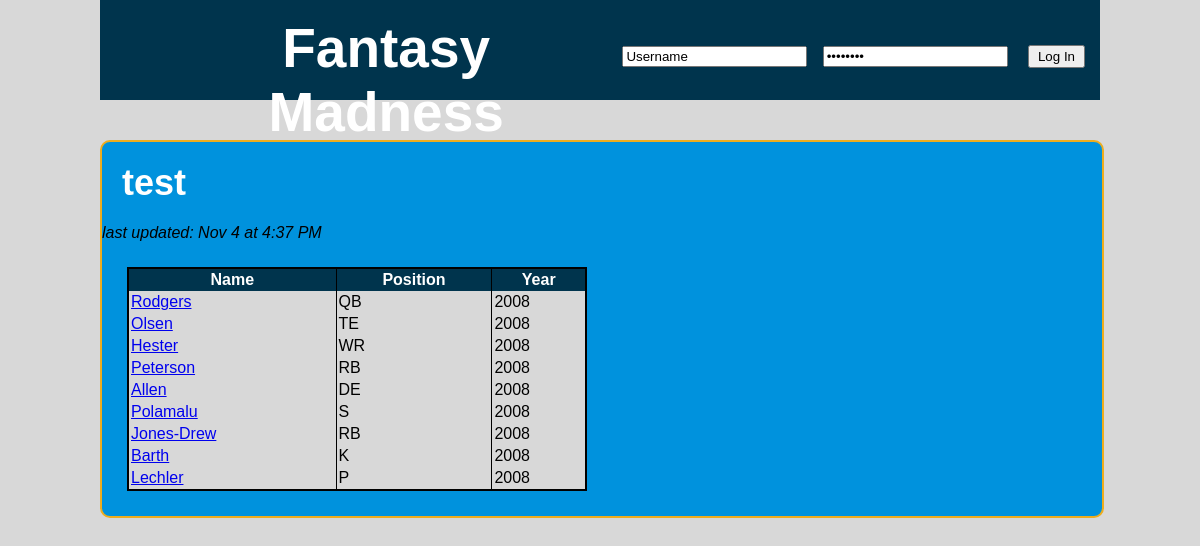
The page /testing.php?year=2008 on the database its author committed.
### tables this page shows
CREATE TABLE NFL_PLAYED (
	player_id BIGINT,
	team_id BIGINT,
	played_year YEAR,
	played_pay INT,
	CONSTRAINT nfl_played_player_id_fk FOREIGN KEY (player_id) REFERENCES nfl_player(player_id),
	CONSTRAINT nfl_played_team_id_fk FOREIGN KEY (team_id) REFERENCES nfl_team(team_id),
	CONSTRAINT PRIMARY KEY (player_id, team_id, played_year)
);

CREATE TABLE NFL_PLAYER (
	player_id BIGINT AUTO_INCREMENT PRIMARY KEY,
	player_first VARCHAR(30),
	player_last VARCHAR(30),
	player_dob DATE,
	position_id BIGINT,
	CONSTRAINT nfl_player_pos_id_fk FOREIGN KEY (position_id) REFERENCES nfl_position(position_id)
);

CREATE TABLE NFL_POSITION (
	position_id BIGINT AUTO_INCREMENT PRIMARY KEY,
	position_abbr VARCHAR(5),
	position_name VARCHAR(30)
);

### testing.php (the view, shortened to what this page needs)
<!DOCTYPE html PUBLIC "-//W3C//DTD XHTML 1.0 Transitional//EN" "http://www.w3.org/TR/xhtml1/DTD/xhtml1-transitional.dtd">
<html xmlns="http://www.w3.org/1999/xhtml">
<head>
	<link rel="stylesheet" type="text/css" href="CSS/display.css" />
</head>
<?php
$team=$_REQUEST["team"];
if (!ctype_alpha($team)) {
	$team="";
}
$year=$_REQUEST["year"];
$query = "SELECT nfl_player.player_id id, player_last, position_abbr, played_year " .
"FROM nfl_played " .
"JOIN nfl_player ON nfl_played.player_id = nfl_player.player_id " .
"JOIN nfl_position ON nfl_position.position_id = nfl_player.position_id " .
"WHERE ";
if ($year) {
	$query = $query . "played_year = ".$year." AND ";
}
if ((substr($query, -6)) == "WHERE ") {
	die("no search condition specified. must specify \"year\" (i.e. 2012) and/or \"team\" (i.e. GB)");
} else {
	$query = substr($query, 0, -5);
}
$result = mysql_query($query)
	or die("SQL error:<br />" . mysql_error());
?>
<body>
	<div id="banner">
		<form id="login">
			<input type="text" name="userName" id="userName" value="Username"/>
			<input type="password" name="password" id="password" value="Password"/>
			<input type="button" value="Log In" id="loginButton" onclick="location.href='admin.html'"/>
		</form>
		<p>Fantasy Madness</p>
	</div>
	<div id="MainContent" class="roundedEdges">
		<h2>test</h2> <i>last updated: Nov 4 at 4:37 PM</i>
		<?php if ($row = mysql_fetch_array($result)) { ?>
		<table rules=cols>
			<tr>
				<th class="rightBorder">Name</th>
				<th>Position</th>
				<th>Year</th>
			</tr>
			<?php while ($row) { ?>
				<tr>
					<td class="rightBorder">
						<a href="player.php?id=<?php echo $row["id"] ?>&year=<?php echo $row["played_year"] ?>">
							<?php echo $row["player_last"] ?>
						</a>
					</td>
					<td><?php echo $row["position_abbr"] ?></td>
					<td><?php echo $row["played_year"] ?></td>
				</tr>
			<?php
			$row = mysql_fetch_array($result);
			} ?>
		</table>
		<?php } else {
			echo "<table><tr><td>No results found for team ".$team."</td></tr></table>";
		} ?>
</body>
</html>

### CSS/display.css (style rules this page uses)
#banner { position: absolute; top: 0px; left: 0px; width: 1000px; padding-bottom: 20px; background-color:#00344D; height:80px; font-size: 55px; font-weight: bold; color: white; text-align: center; }
#banner p { margin-left:60px; padding-top: 16px; }
#login { float:right; margin: 10px; }
#MainContent { position: absolute; top: 110px; left: 0px; border: 2px solid #EEAD1E; margin-top: 30px; padding-top: 0px; background-color: #0092DD; width: 1000px; }
.rightBorder { border-right:1px solid black; }
.roundedEdges { -moz-border-radius: 10px; -webkit-border-radius: 10px; -khtml-border-radius: 10px; border-radius: 10px; }
h2 { margin: 20px; font-size:36px; color: white; }
table { border:2px solid black; margin:25px; width:460px; background-color:#D8D8D8; }
th { padding:2px; background-color:#00344D; color:white; }
td { padding:2px; }
* { margin: 0px; }
body { position: relative; margin: 0 auto; background: #D8D8D8; width: 1000px; font-family: Calibri, Arial, Helvetica, sans-serif; }
input[type=button] { padding:2px 8px; margin: 0px 5px; }

### rows shown on the page
nfl_played: player.player_last "Rodgers", nfl_position.position_abbr "QB", played_year "2008"
nfl_played: player.player_last "Olsen", nfl_position.position_abbr "TE", played_year "2008"
nfl_played: player.player_last "Hester", nfl_position.position_abbr "WR", played_year "2008"
nfl_played: player.player_last "Peterson", nfl_position.position_abbr "RB", played_year "2008"
nfl_played: player.player_last "Allen", nfl_position.position_abbr "DE", played_year "2008"
nfl_played: player.player_last "Polamalu", nfl_position.position_abbr "S", played_year "2008"
nfl_played: player.player_last "Jones-Drew", nfl_position.position_abbr "RB", played_year "2008"
nfl_played: player.player_last "Barth", nfl_position.position_abbr "K", played_year "2008"
nfl_played: player.player_last "Lechler", nfl_position.position_abbr "P", played_year "2008"
